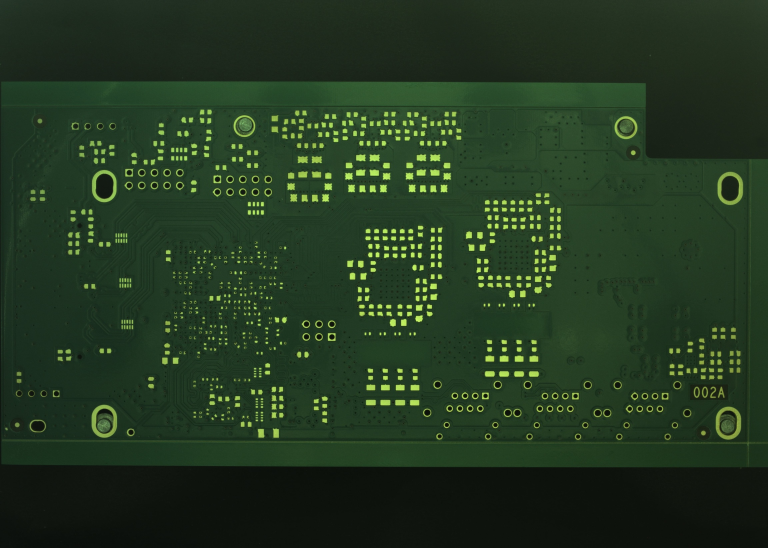
#> input picture data/images/pcb.jpg, 2304 x 1644 px, found by its file name (shown at 1/3 size)
$ python task3.py
#> lines starting #> are read from the running program, lines starting #| are printed output that depends on the picture
import cv2
import numpy as np


def open_image(file_path, image_title, image):
    """
    Открывает и отображает изображение на экране.

    Параметры:
    file_path (str) : Путь к изображению.
    image_title (str) : Название, которое будет отображаться в заголовке окна.
    image (numpy.ndarray) : Изображение для отображения.
    """
    cv2.imshow(image_title, image)
    cv2.waitKey(0)
    cv2.destroyAllWindows()


def info_image(file_path, image):
    """
    Выводит информацию об изображении, включая его разрешение и количество каналов.

    Параметры:
    file_path (str) : Путь к изображению.
    image (numpy.ndarray) : Изображение, информацию о котором нужно отобразить.
    """
    print("Разрешение: ", image.shape[1], "x", image.shape[0])
    print("Количество каналов:", image.shape[2])


def rotate_image(file_path, image_title, image, degree_of_rotation):
    """
    Поворачивает изображение на указанное количество градусов и отображает его.

    Параметры:
    file_path (str) : Путь к изображению.
    image_title (str) : Название, которое будет отображаться в заголовке окна после поворота.
    image (numpy.ndarray) : Изображение для поворота.
    degree_of_rotation (float) : Количество градусов для поворота изображения.
    """
    (height, width) = image.shape[:2]
    (centerX, centerY) = (width // 2, height // 2)
    M = cv2.getRotationMatrix2D((centerX, centerY), degree_of_rotation, 1.0)
    rotated_image = cv2.warpAffine(image, M, (width, height))
    open_image(file_path, image_title, rotated_image)


def main():
    file_path = "data\images\pcb.jpg"
    image = cv2.imread(file_path)
#> image is the input picture: shape (1644, 2304, 3); mean B, G, R 33.2, 56.4, 35.7
    open_image(file_path, 'image', image)
    info_image(file_path, image)
#| Разрешение:  2304 x 1644
#| Количество каналов: 3
    # изменение разрешения изображения
    new_resolution = (1920, 1020)
    resized_img = cv2.resize(image, new_resolution)
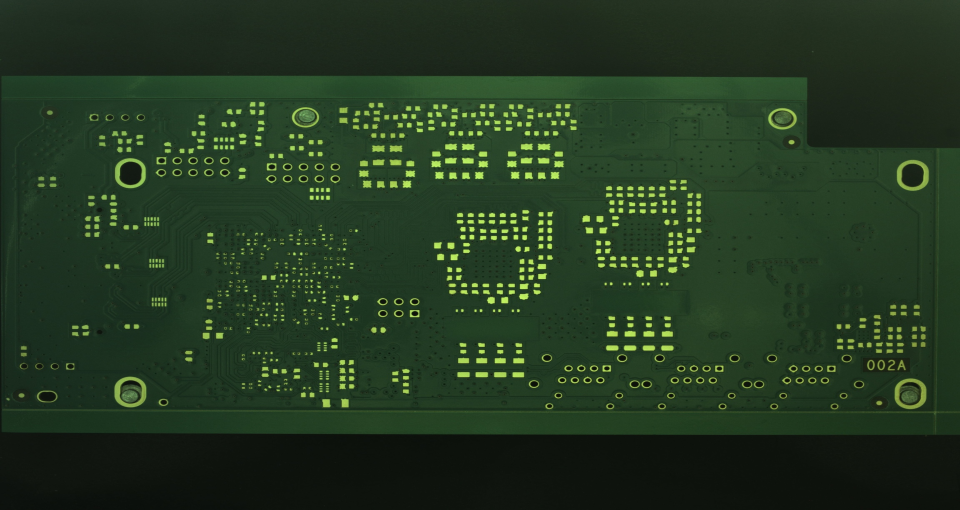
#> resized_img: shape (1020, 1920, 3) (shown at 1/2 size); mean B, G, R 33.1, 56.3, 35.6
    open_image(file_path, 'image with the new resolution', resized_img)
    info_image(file_path, resized_img)
#| Разрешение:  1920 x 1020
#| Количество каналов: 3
    # создание копии изображения
    image_first_copy = image.copy()
    # поворот изображения на 45, 90, 180 градусов
    rotate_image(file_path, 'the image is rotated by 45 degrees',
                 image_first_copy, 45)
#> in rotate_image, `rotated_image = cv2.warpAffine(image, M, (width, height))`:
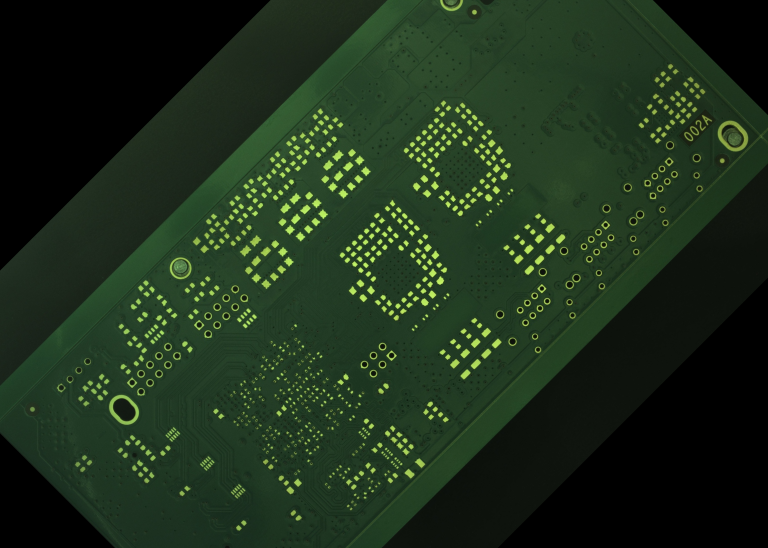
#> rotated_image: shape (1644, 2304, 3) (shown at 1/3 size); mean B, G, R 27.7, 47.8, 30
    rotate_image(file_path, 'the image is rotated by 90 degrees',
                 image_first_copy, 90)
#> call 2 of rotate_image, with file_path = 'data\\images\\pcb.jpg', image_title = 'the image is rotated by 90 degrees', degree_of_rotation = 90
#> in rotate_image (call 2), `rotated_image = cv2.warpAffine(image, M, (width, height))`:
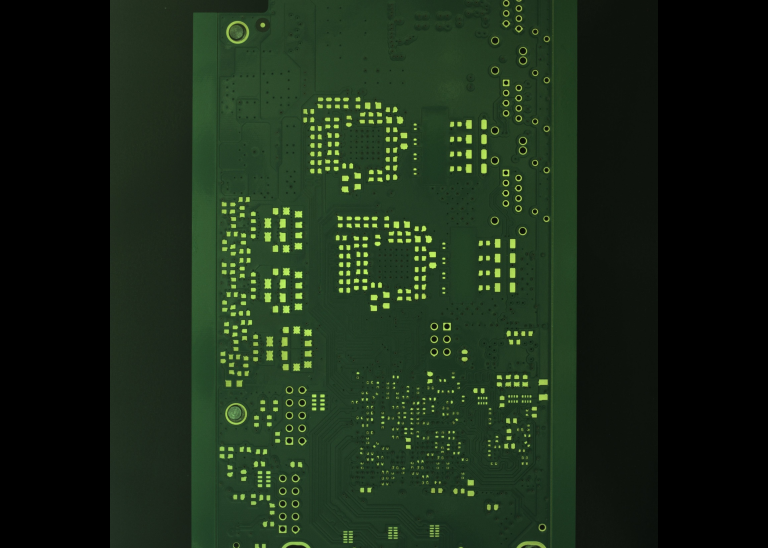
#> rotated_image: shape (1644, 2304, 3) (shown at 1/3 size); mean B, G, R 24.5, 42.3, 26.7
    rotate_image(file_path, 'the image is rotated by 180 degrees',
                 image_first_copy, 180)
#> call 3 of rotate_image, with file_path = 'data\\images\\pcb.jpg', image_title = 'the image is rotated by 180 degrees', degree_of_rotation = 180
#> in rotate_image (call 3), `rotated_image = cv2.warpAffine(image, M, (width, height))`:
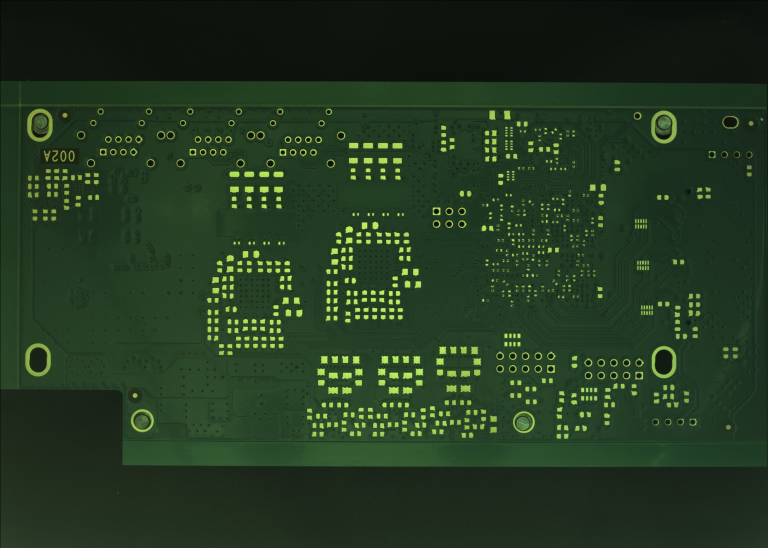
#> rotated_image: shape (1644, 2304, 3) (shown at 1/3 size); mean B, G, R 33.2, 56.3, 35.7
    # отражение изображения по вертикали и горизонтали
    image_second_copy = image.copy()
    flipped_horizontal = cv2.flip(image_second_copy, 1)
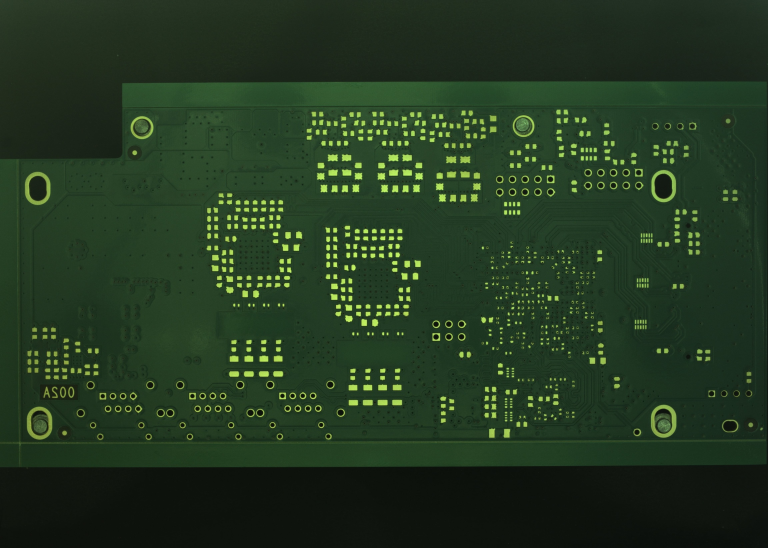
#> flipped_horizontal: shape (1644, 2304, 3) (shown at 1/3 size); mean B, G, R 33.2, 56.4, 35.7
    open_image(file_path, 'Flipped Horizontal Image', flipped_horizontal)
    flipped_vertical = cv2.flip(image_second_copy, 0)
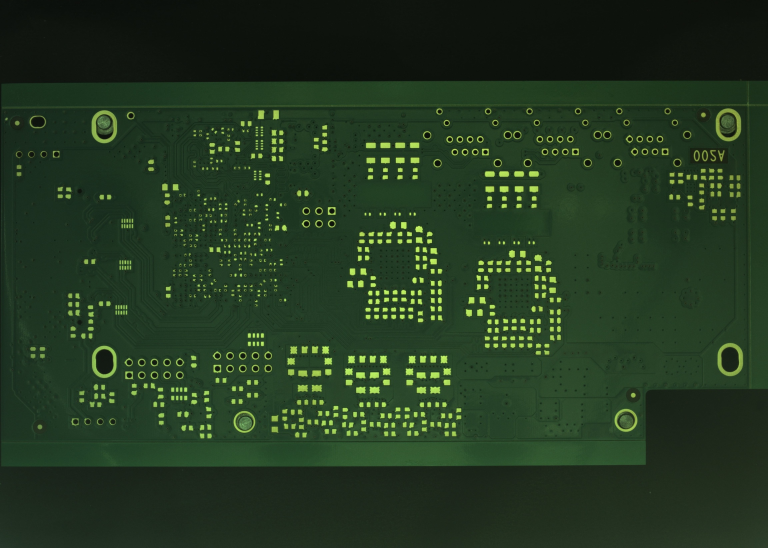
#> flipped_vertical: shape (1644, 2304, 3) (shown at 1/3 size); mean B, G, R 33.2, 56.4, 35.7
    open_image(file_path, 'Flipped Vertical Image', flipped_vertical)
    # вырезание из изображения области размером 100x100 пикселей
    cropped_image = image[0:100, 0:100]
    open_image(file_path, 'cropped image', cropped_image)
    cv2.imwrite("data\images\cropped_pcb.jpg", cropped_image)
    new_file_path = "data\images\cropped_pcb.jpg"
    new_image = cv2.imread(new_file_path)
    (height, width) = new_image.shape[:2]
    # Проверка на четность размеров изображения
    if height % 2 == 0 and width % 2 == 0:
        # Если размеры четные, берем 4 центральных пикселя
        center_pixels = [
            new_image[height//2 - 1, width//2 - 1],
            new_image[height//2 - 1, width//2],
            new_image[height//2, width//2 - 1],
            new_image[height//2, width//2]
        ]
    else:
        # Если размеры нечетные, берем центральный пиксель
        center_pixels = [new_image[height//2, width//2]]
    # вывод значений центральных пикселей, замена их значений на (0, 0, 255)
    for i, pixel in enumerate(center_pixels):
        print(f'Центральный пиксель {i + 1}: {pixel}')
        new_image[height//2 - 1 + i//2, width//2 - 1 + i % 2] = (0, 0, 255)
        print(f'Пиксель изменен {i + 1} на (0, 0, 255)')
    open_image(new_file_path, 'new image', new_image)
    # Изменение значений группы пикселей на произвольный цвет (в данном случае синий)
    for i in range(height//2 - 10, height//2 + 10):
        for j in range(width//2 - 10, width//2 + 10):
            new_image[i, j] = (255, 0, 0)
    open_image(new_file_path,
               'The values of the pixel group have been changed to blue', new_image)
    # Отрисовка красного прямоугольника вокруг области пикселей
    cv2.rectangle(new_image, (width//2 - 10, height//2 - 10),
                  (width//2 + 10, height//2 + 10), (0, 0, 255), 2)
    open_image(new_file_path,
               'Drawing a rectangle around a pixel area', new_image)
    # Добавление текста над прямоугольником
    cv2.putText(new_image, 'rect', (width//2 - 15, height//2 - 15),
                cv2.FONT_HERSHEY_SIMPLEX, 0.7, (255, 255, 255), 2)
    open_image(new_file_path,
               'image with the inscription rect', new_image)
    # Сохранение изображения в папку
    cv2.imwrite('data\save\image_with_rendered_elements.jpg', new_image)


if __name__ == "__main__":
    main()
